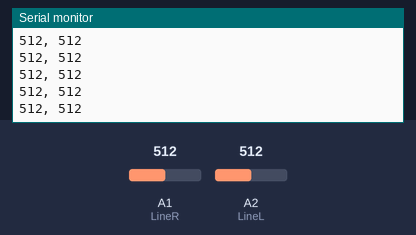
A sketch run on a simulated Arduino Uno, built with avr-gcc and run on an emulated ATmega328P. On the bench: the last lines printed to the serial monitor. The test bench sets the inputs (shaded band); at power-on: A1 (LineR) = 512, A2 (LineL) = 512.

Above: at 1.2 s.
1.3 s: A1 (LineR) set to 716
At 1.31 s:
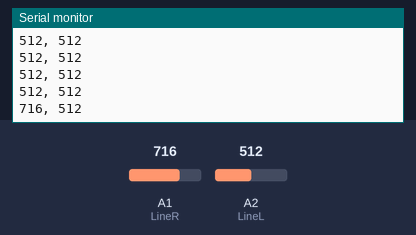
2.8 s: A2 (LineL) set to 716
At 2.82 s:
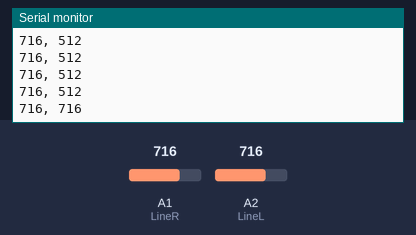
4.3 s: A1 (LineR) set to 900
At 4.33 s:
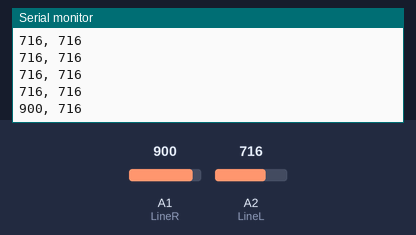
5.8 s: A2 (LineL) set to 900
At 5.84 s:
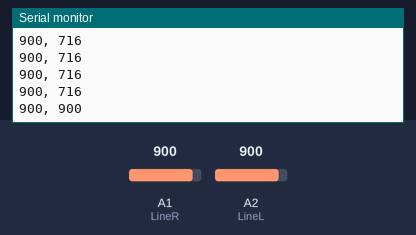
Timing chart, 0 to 8.3 s (numbered marks = the images above; inputs shaded):
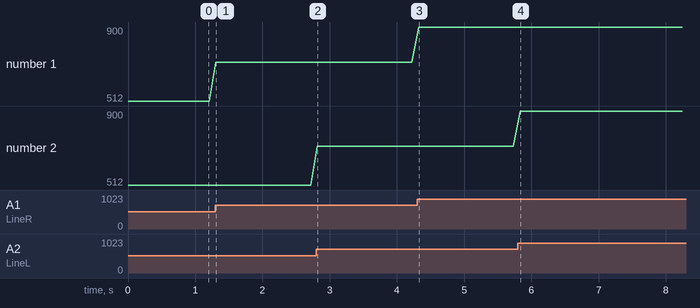

The sketch:

XMotion_Line_Sensor_Test.ino
```cpp
// Line sensor
const int LineR = A1;
const int LineL = A2;
int inputLineR = 0;
int inputLineL = 0;

void setup() {
  Serial.begin(9600);
}

void loop() {
  // Reading Line Sensor
  inputLineR = analogRead(LineR);
  inputLineL = analogRead(LineL);
  Serial.print(inputLineR);
  Serial.print(", ");
  Serial.println(inputLineL);

  delay(100);  // delay in between reads for stability
}
```

Measured:
- after the input at 1.3 s, the serial monitor: prints a new line at once (image 1)
- after the input at 2.8 s, the serial monitor: prints a new line at once (image 2)
- after the input at 4.3 s, the serial monitor: prints a new line at once (image 3)
- after the input at 5.8 s, the serial monitor: prints a new line at once (image 4)
- plotted number 1: 512 → 716 after the input at 1.3 s, 716 → 900 after the input at 4.3 s
